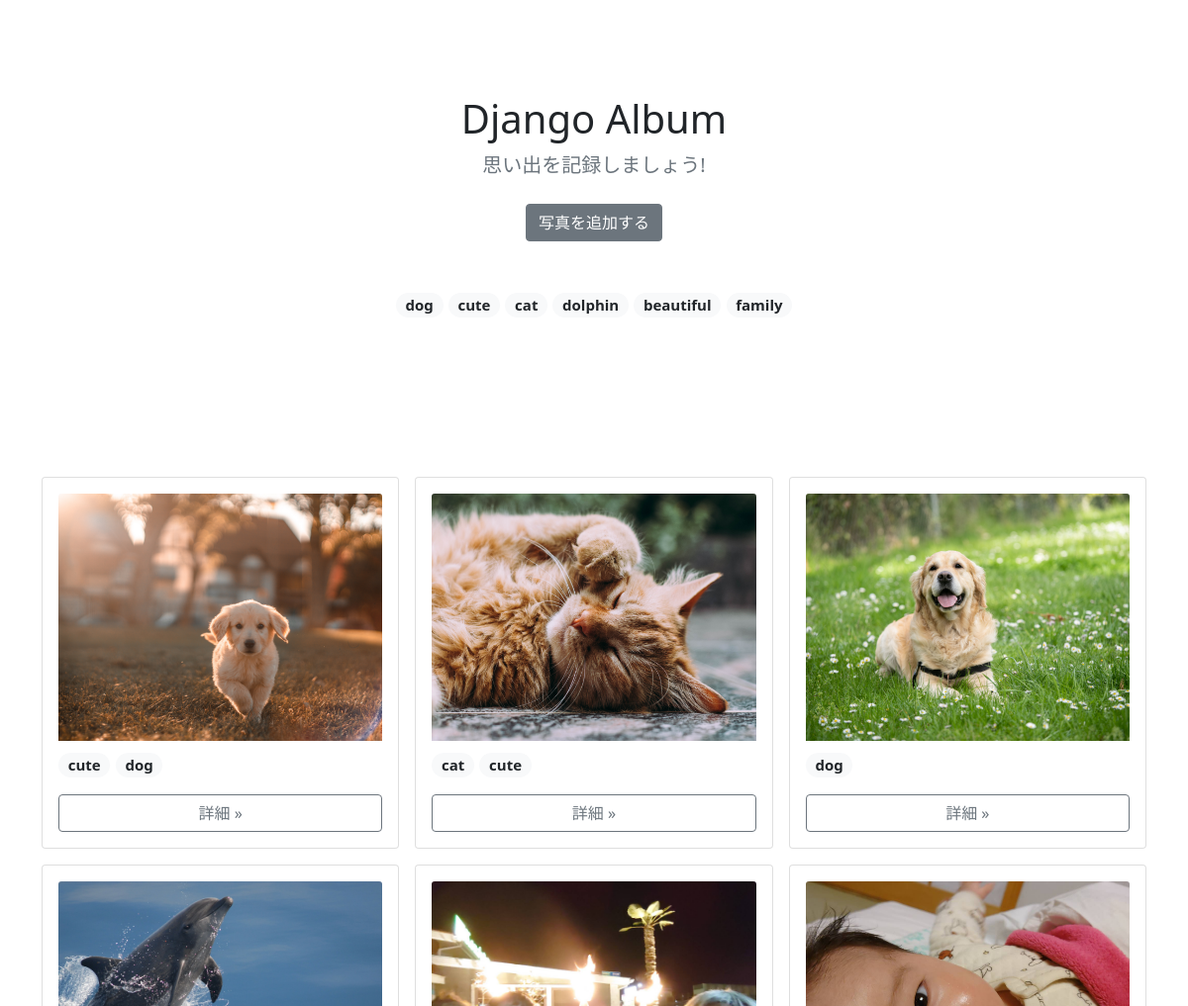
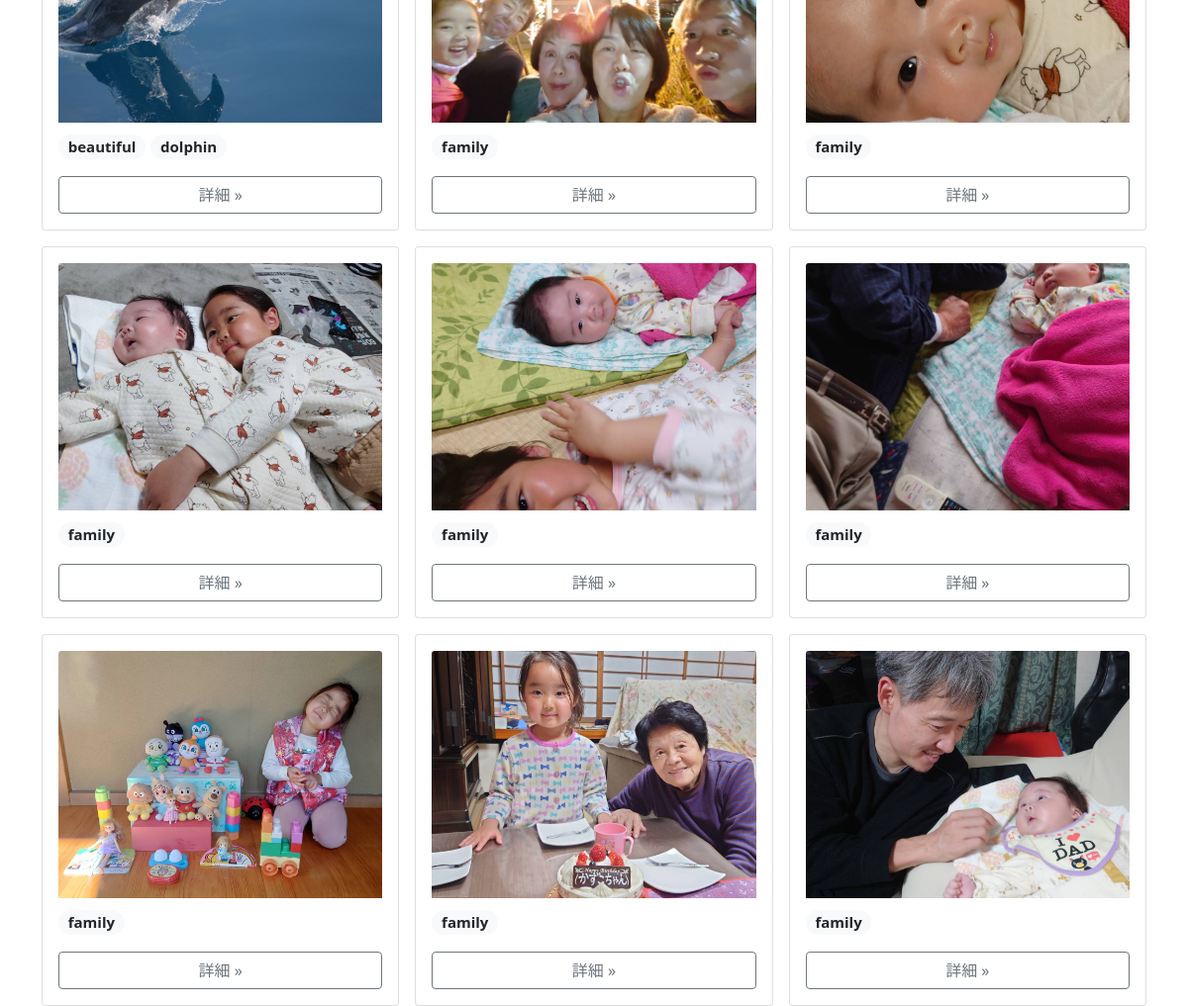
The page / on the database its author committed (2 pictures, top to bottom).
### album/models.py (models this page shows)
class Tag(models.Model):
    name = models.CharField(max_length=32, primary_key=True)
    def __str__(self):
        return self.name

class Photo(models.Model):
    image = models.ImageField(null=False, blank=False, upload_to="uploads/")
    description = models.TextField(null=True, blank=True)
    created_at = models.DateTimeField(auto_now_add=True)
    tags = models.ManyToManyField(Tag, blank=True)

### album/views.py (the view)
# urls.py: path("", PhotoListView.as_view(), name="photo-list"),
class PhotoListView(ListView):
    model = Photo
    template_name = 'album/photo_list.html'
    context_object_name = 'photos'
    def get_context_data(self, *args, **kwargs):
        context = super().get_context_data(*args, **kwargs)
        context["tags"] = Tag.objects.all()
        return context

### album/templates/album/photo_list.html (shortened to what this page needs)
{% extends 'album/base.html' %}
{% block header %}
<section class="py-5 text-center container">
  <div class="row py-lg-5">
    <div class="col-lg-6 col-md-8 mx-auto">
      <h1 class="fw-light">Django Album</h1>
      <p class="lead text-muted">思い出を記録しましょう!</p>
      <p>
        <a href="{% url 'photo-create' %}" class="btn btn-secondary my-2">写真を追加する</a>
      </p>
      <p class="pt-4 fs-5">
        {% for tag in tags %}
        <span class="badge rounded-pill bg-light">
          <a class="text-dark" style="text-decoration: none;" href="{% url 'tag-photo-list' tag.name %}">{{ tag }}</a>
        </span>
        {% endfor %}
      </p>
    </div>
  </div>
</section>
{% endblock header %}
{% block content %}
<div class="container">
  <div class="row g-3">
    {% for photo in photos %}
    <div class="col-6 col-md-4">
      <div class="card">
        <div class="card-body">
          <img src="{{ photo.image.url }}" class="card-img-top" style="object-fit:cover; height: 250px;">
          <p class="mt-2 fs-5">
            {% for tag in photo.tags.all %}
            <span class="badge rounded-pill bg-light text-dark">
              {{ tag }}
            </span>
            {% endfor %}
          </p>
          <div class="d-grid gap-2">
            <a href="{% url 'photo-detail' photo.pk %}" class="btn btn-outline-secondary">詳細 »</a>
          </div>
        </div>
      </div>
    </div>
    {% endfor %}
  </div>
</div>
{% endblock content %}

### album/templates/album/base.html (shortened to what this page needs)
<!DOCTYPE html>
<html lang="ja">
<head>
  <link href ="https://cdn.jsdelivr.net/npm/bootstrap@5.0.0-beta1/dist/css/bootstrap.min.css" rel ="stylesheet"crossorigin =" anonymous">
</head >
<body >
  {% block header %}
  {% endblock header %}
  <div class ='mt-5'>
    {% block content %}
    {% endblock content %}
  </div >
</body >
</html >

### rows shown on the page
Tag: name "dog"
Tag: name "cute"
Tag: name "cat"
Tag: name "dolphin"
Tag: name "beautiful"
Tag: name "family"
Photo: image (picture)
Photo: image (picture)
Photo: image (picture)
Photo: image (picture)
Photo: image (picture)
Photo: image (picture)
Photo: image (picture)
Photo: image (picture)
Photo: image (picture)
Photo: image (picture)
Photo: image (picture)
Photo: image (picture)
